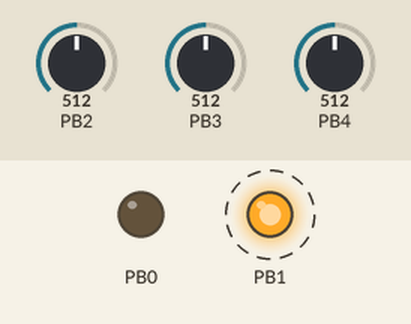
Simulated run of this program. Board: ATtiny13, built with avr-gcc and emulated at 4.8 MHz. Shown: output pins drawn as LEDs (lit = HIGH). Dashed ring = blinking. Inputs (shaded band) come from the test bench; at power-on: PB3 = 512, PB2 = 512, PB4 = 512.

Above: at 1.8 s.
1.9 s: PB3 set to 291
4.7 s: PB3 set to 261
At 6.3 s:
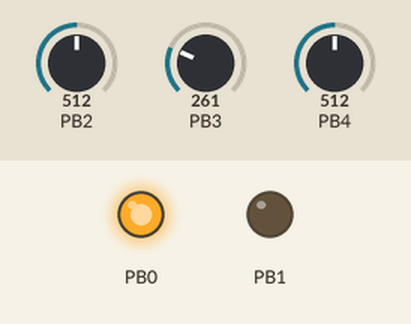
7.0 s: PB3 set to 347
8.5 s: PB3 set to 376
At 10.3 s:
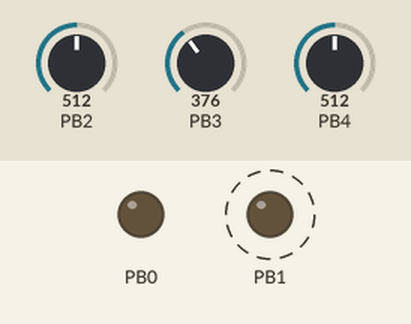
12.4 s: PB3 set to 122
At 12.8 s:
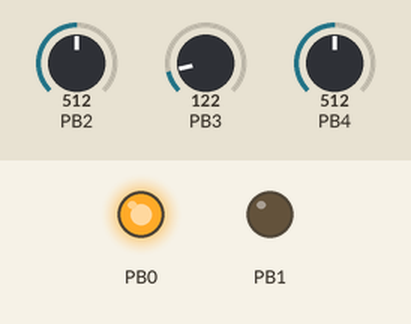
Timing chart, 0 to 15.0 s (numbered marks = the images above; inputs shaded):
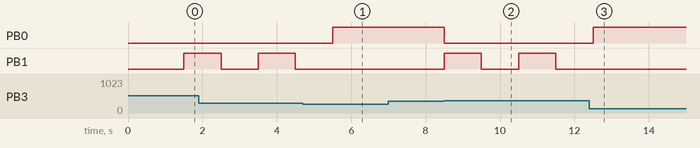

The program:

main.cpp
```cpp
// (licence header left out)
// Include requied libraries
#include <avr/wdt.h>
#include <avr/io.h>
#include <util/delay.h>

#include "adc.hpp"
#include "config.hpp"


// Define some values to make code more transparent
#define CHG_OFF PORTB &= 0b11111110
#define CHG_ON PORTB |= 0b00000001
#define ERR_DIODE_ON PORTB |= 0b00000010
#define ERR_DIODE_OFF PORTB &= 0b11111101

int vol_ath = 0;

int main()
{
	// reset watchdog
	bool error = false;
	if(MCUSR & 0b00001000) error = true;
	MCUSR = 0x00;
	wdt_disable();


	// wait for voltage stabilization and init everything
	_delay_ms(1000);
	adc::init();

	// watchdog enable (1s)
	wdt_enable(WDTO_1S);

	// set pin mode
	DDRB = 0b00000011;
	CHG_OFF;

	// Wait for battery connection
	while(READ_BATTERY_TEMP < 20)
	{
		wdt_reset();
	}


	// Wait 10s if uC reset from watchdog
	// it prevents burning the device
	if(error)
	{
		error = false;
		for(int a = 0; a<20; a++)
		{
			wdt_reset();
			_delay_ms(500);
		}
	}

	// start charging
	wdt_reset();
	_delay_ms(500);
	CHG_ON;

	int thread_1 = 0;

	while(1)
	{
		// reset watchdog
		wdt_reset();


		// count loop iterations
		thread_1++;


		// measure actual battery voltage
		int vol_actual = READ_BATTERY_VOLTAGE;


		// over voltage protection - turn off charger and light up error diode when voltage is too high
		if(vol_actual > OVP_VOL)
		{
			CHG_OFF;
			ERR_DIODE_ON;
			wdt_disable();
			return 0;
		}


		// check if measured voltage is higher than voltage measured a while ago
		if(vol_actual > vol_ath)
		{
			vol_ath = vol_actual;
		}


		// detect if battery voltage decreased
		if((vol_ath - vol_actual) > DELTA_V)
		{
			// turn off charger
			CHG_OFF;
			wdt_disable();
			return 0;
		}

		// instructions that are not critical and can be done every 20 loop iterations
		if(thread_1 > 20)
		{
			thread_1 = 0;

			// checking if battery temperature is too high
			if(READ_BATTERY_TEMP > MAX_BATTERY_TMP)
			{
				// turn off charger
				CHG_OFF;

				// blink error diode
				while(READ_BATTERY_TEMP > (MAX_BATTERY_TMP - BATTERY_TMP_HYSTERESIS))
				{
					ERR_DIODE_ON;

					wdt_reset();
					_delay_ms(500);
					wdt_reset();
					_delay_ms(500);


					ERR_DIODE_OFF;


					wdt_reset();
					_delay_ms(500);
					wdt_reset();
					_delay_ms(500);
				}
				vol_ath = 0;
				CHG_ON;
			}


			// checking if transistor temperature is too high
			if(READ_TRANSISTOR_TEMP > MAX_TRANSISTOR_TMP)
			{
				// turn off charger
				CHG_OFF;

				// blink error diode
				while(READ_TRANSISTOR_TEMP > (MAX_TRANSISTOR_TMP - TRANSISTOR_TMP_HYSTERESIS))
				{
					ERR_DIODE_ON;

					wdt_reset();
					_delay_ms(500);
					wdt_reset();
					_delay_ms(500);


					ERR_DIODE_OFF;


					wdt_reset();
					_delay_ms(500);
					wdt_reset();
					_delay_ms(500);
				}
				vol_ath = 0;
				CHG_ON;
			}
		}
	}
}
```

adc.cpp
```cpp
// (licence header left out)
#include "adc.hpp"

namespace adc
{
	void init()
	{
		// init ADC in free running mode
		ADCSRA = 0b11100101;
		ADCSRB = 0b00000000;
	}

	int read_adc(uint8_t channel)
	{
		// Choose channel and reference voltage (AVcc with external capacitor)
		ADMUX = 0b01000000 | channel;

		// Start conversion
		ADCSRA |= 0b01000000;

		// Wait until conversion is done
		while ((ADCSRA & 0b00010000) == 0) {};

		return ADC;
	}
}
```

adc.hpp
```cpp
// (licence header left out)
#ifndef ADC_HPP_
#define ADC_HPP_

#include <avr/io.h>
#include <util/delay.h>

#include "config.hpp"


#define READ_TRANSISTOR_TEMP adc::read_adc(2)
#define READ_BATTERY_TEMP adc::read_adc(3)
#define READ_BATTERY_VOLTAGE adc::read_adc(1)

namespace adc
{
	void init();
	int read_adc(uint8_t channel);
}


#endif /* ADC_HPP_ */
```

config.hpp
```cpp
// (licence header left out)
#ifndef CONFIG_HPP_
#define CONFIG_HPP_


// Delta V
//
// Ni-Cd's voltage during charging changes only a little.
// When battery is full, the voltage falls down.
// This value determines how much voltage must decrease to detect
// that the battery is full and turn off charger.
// DELTA_V value could be calculated from this formula:
//
// DELTA_V = U * 25
// U - voltage change on output [V]
//
// This formula is not precise because of resistors tolerance, noise, ADC error etc.
// It should be adjusted experimentally.
// 20 is optimal value for 24V (10 s) battery pack.
// Default: 20
#define DELTA_V 20


// Over voltage protection
// Charger will turn off and error diode will light up if voltage increase above this value
//
// OVP_VOL value could be calculated from this formula:
//
// OVP_VOL = U * 25
// U - max output voltage [V]
//
// This formula is not precise because of resistors tolerance, noise, ADC error etc.
// This value is not critical, so do not change it if charger works properly.
// Default: 950 (about 38V)
#define OVP_VOL 950


// Temperature protection
//
// This charger uses 2 temperature sensors.
// Charger will turn off if temperature on battery increases above MAX_BATTERY_TMP
// or transistor temperature increases above MAX_TRANSISTOR_TMP.
// Error diode will blink.
//
// Charger will turn on automatically if battery temperature decreases
// below (MAX_BATTERY_TMP - BATTERY_TMP_HYSTERESIS) and  transistor temperature decreases
// below (MAX_TRANSISTOR_TMP - TRANSISTOR_TMP_HYSTERESIS).
//
// Sensors should be 10k NTC with B = 4150K.
// If your sensors are different (use only NTC, resistance should be between 3k and 20k) you can calculate
// these values from this formula:
//
// MAX_xxx_TMP = 2250600 / (Rt + 2200)
// xxx_TMP_HYSTERESIS = (2250600 / (Rt + 2200)) - (2250600 / (Rm + 2200))
// Rt - resistance of sensor in max temperature [ohm]
// Rm - resistance of sensor in temperature, that charger should turn on
//
// Set MAX_BATTERY_TMP to 1025 if your battery do not have temperature sensor
//
// Default values:
// MAX_BATTERY_TMP - 360 (about 50 Celsius degrees)
// BATTERY_TMP_HYSTERESIS - 85
// MAX_TRANSISTOR_TMP - 640 (about 70 Celsius degrees)
// TRANSISTOR_TMP_HYSTERESIS - 150
#define MAX_BATTERY_TMP 360
#define BATTERY_TMP_HYSTERESIS 85
#define MAX_TRANSISTOR_TMP 640
#define TRANSISTOR_TMP_HYSTERESIS 150

#endif /* CONFIG_HPP_ */
```

Measured:
- the behaviour switches between 276 and 275 on PB3 (found by bisection; images 0 and 1)
- the behaviour switches between 360 and 361 on PB3 (found by bisection; images 1 and 2)
- after the input at 4.7 s, PB0: LOW → HIGH after 0.80 s; PB1: stays LOW (without the input it goes to HIGH after 0.80 s)
- after the input at 7.0 s, every drawn part: stays the same
- after the input at 8.5 s, PB0: HIGH → LOW at once; PB1: alternates HIGH for 1.0 s and LOW for 1.0 s, starting at once
- after the input at 12.4 s, PB0: LOW → HIGH after 0.10 s; PB1: stays LOW (without the input it goes to HIGH after 0.10 s)
